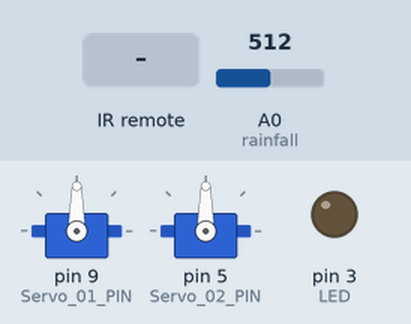
The sketch below on a simulated Arduino Uno, built with avr-gcc and run on an emulated ATmega328P. On the bench: 2 × servo, output pins drawn as LEDs (lit = HIGH). The inputs (shaded band) are chosen by the test bench; at power-on: A0 (rainfall) = 512. What the sketch prints to the serial monitor is not drawn.

Above: at 1.2 s.
1.3 s: infrared code 0xFF6897 received
At 2.5 s:
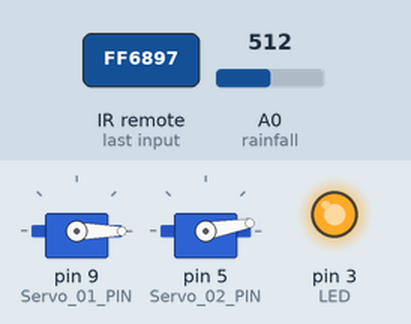
2.8 s: infrared code 0xFFB04F received
At 3.8 s:
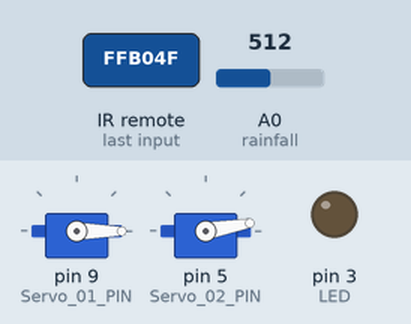
4.3 s: infrared code 0xFF18E7 received
At 5.2 s:
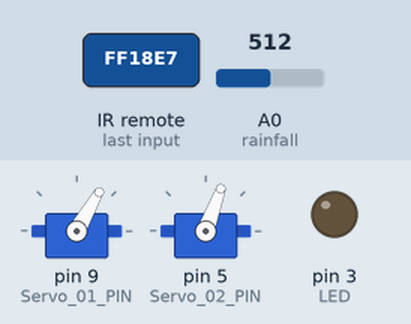
5.8 s: infrared code 0xFFE21D received
At 6.4 s:
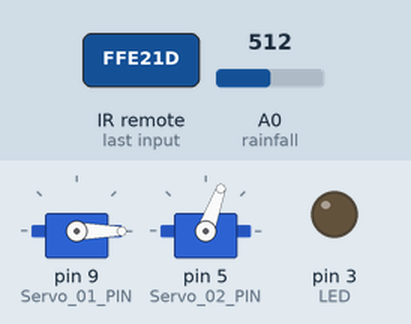
7.3 s: infrared code 0xFF6897 received
At 8.4 s:
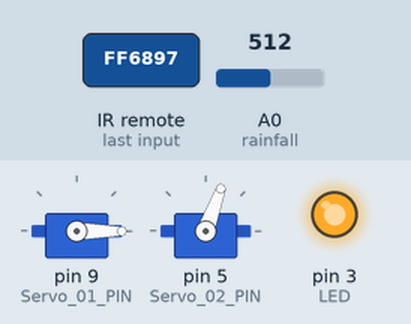
8.8 s: infrared code 0xFFA25D received
At 9.8 s:
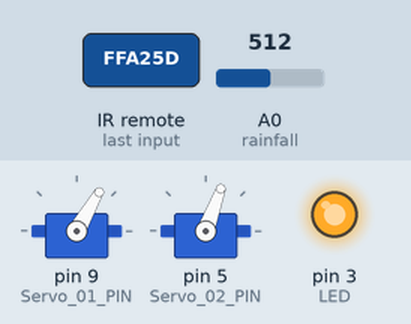
Timing chart, 0 to 11.3 s (numbered marks = the images above; inputs shaded):
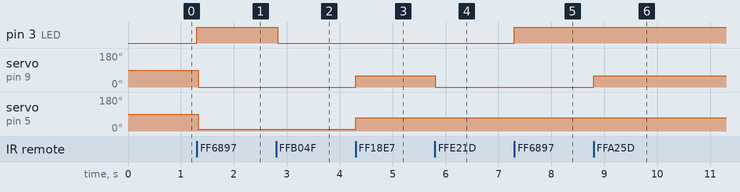

The sketch:

RainChen.ino
```cpp
#include <IRremote.h>
#include <Servo.h>

//IR Setup
int IR_PIN = 11;
IRrecv irrecv(IR_PIN);
decode_results results;

//Servo Setup
Servo myservo_01;
Servo myservo_02;
int Servo_01_PIN = 9;
int Servo_02_PIN = 5;
int angle_01 = 0;
int angle_02 = 10;

//RainSensor Setup
#define rainfall A0
int rain_value;
int set=110;
bool rain = false;
bool keep = false;

//Stage keep LED Setup
int LED = 3;
void setup()
{
  //Port
  myservo_01.attach(Servo_01_PIN);
  myservo_02.attach(Servo_02_PIN);
  irrecv.enableIRIn();
  pinMode(rainfall,INPUT);

  //Test
  Serial.begin(9600);

  pinMode(LED,OUTPUT);
}


void loop()
{
  //Map the value
  rain_value = map(analogRead(rainfall),0,1023,0,255);
  Serial.println(rain_value);


  //When Get IR Signal
  if (irrecv.decode(&results))
  {
    irrecv.resume();

    int signol = results.value;
    switch(signol){
      //Keep rain stage
      case 16738455 :
        keep = true;
        rain = false;
        digitalWrite(LED,HIGH);
        Serial.println("rain stage is KEEP FASLE!");
        break;

      case 16756815 :
        keep = false;
        Serial.println("rain stage is NOT KEEP");
        digitalWrite(LED,LOW);
        break;


      //Open ALL windows
      case 16718055 :
        if (!rain)
        {
          angle_01 = 60;
          angle_02 = 70;
        }
        break;

      //Close ALL windows
      case 16730805 :
        angle_01 = 0;
        angle_02 = 10;
        break;


      //Open window 1
      case 16753245 :
        if (!rain)
        {
          angle_01 = 60;
        }
        break;

      //Open window 2
      case 16720605 :
        if (!rain)
        {
          angle_02 = 70;
        }
        break;


      //Close window 1
      case 16769565 :
        if (!rain)
        {
          angle_01 = 0;
        }
        break;

      //Close window 2
      case 16761405 :
        if (!rain)
        {
          angle_02 = 10;
        }
        break;
      }


    //Satge of rain
    if (!keep)
    {
      if (rain_value >= set)
      {
        rain = false;
      }
      else if (rain_value < set)
      {
        rain = true;
      }
    }

    //Auto close
    if(rain_value<set && rain)
    {
      Serial.println("rain detected");
      angle_01 = 0;
      angle_02 = 10;
    }

  myservo_01.write(angle_01);
  myservo_02.write(angle_02);
  delay(200);
  }
}
```

Measured:
- after the input at 1.3 s, pin 3 (LED): LOW → HIGH at once; servo on pin 9 (Servo_01_PIN): 90° → 0° at once; servo on pin 5 (Servo_02_PIN): 90° → 10° at once
- after the input at 2.8 s, pin 3 (LED): HIGH → LOW at once
- after the input at 4.3 s, servo on pin 9 (Servo_01_PIN): 0° → 60° at once; servo on pin 5 (Servo_02_PIN): 10° → 70° at once
- after the input at 5.8 s, servo on pin 9 (Servo_01_PIN): 60° → 0° at once
- after the input at 7.3 s, pin 3 (LED): LOW → HIGH at once
- after the input at 8.8 s, servo on pin 9 (Servo_01_PIN): 0° → 60° at once
